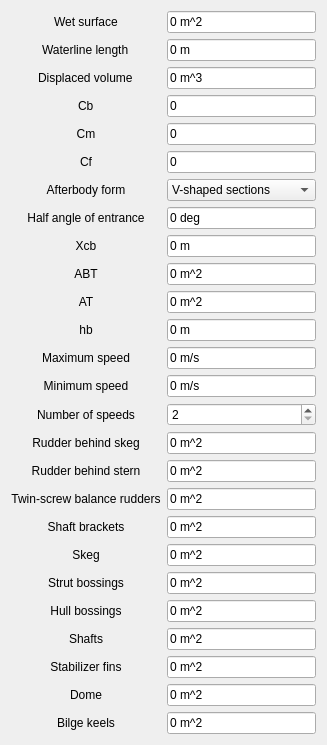
<?xml version="1.0" encoding="UTF-8"?>
<ui version="4.0">
 <class>HoltropTaskPanel</class>
 <widget class="QWidget" name="HoltropTaskPanel">
  <property name="geometry">
   <rect>
    <x>0</x>
    <y>0</y>
    <width>308</width>
    <height>690</height>
   </rect>
  </property>
  <property name="windowTitle">
   <string>Resistance by Holtrop method</string>
  </property>
  <property name="toolTip">
   <string>Compute the resistance by Holtrop method</string>
  </property>
  <layout class="QGridLayout" name="gridLayout" rowstretch="0">
   <item row="0" column="0">
    <layout class="QGridLayout" name="gridLayout_2">
     <item row="6" column="0">
      <widget class="QLabel" name="form_label">
       <property name="text">
        <string>Afterbody form</string>
       </property>
       <property name="alignment">
        <set>Qt::AlignCenter</set>
       </property>
      </widget>
     </item>
     <item row="0" column="0" alignment="Qt::AlignHCenter">
      <widget class="QLabel" name="Sw_label">
       <property name="sizePolicy">
        <sizepolicy hsizetype="Preferred" vsizetype="Expanding">
         <horstretch>0</horstretch>
         <verstretch>0</verstretch>
        </sizepolicy>
       </property>
       <property name="text">
        <string>Wet surface</string>
       </property>
      </widget>
     </item>
     <item row="24" column="1">
      <widget class="Gui::InputField" name="dome">
       <property name="text">
        <string notr="true">0 m^2</string>
       </property>
       <property name="unit" stdset="0">
        <string notr="true">m^2</string>
       </property>
       <property name="quantity" stdset="0">
        <double>1.000000000000000</double>
       </property>
      </widget>
     </item>
     <item row="21" column="0">
      <widget class="QLabel" name="hull_bossings_label">
       <property name="sizePolicy">
        <sizepolicy hsizetype="Preferred" vsizetype="Expanding">
         <horstretch>0</horstretch>
         <verstretch>0</verstretch>
        </sizepolicy>
       </property>
       <property name="text">
        <string>Hull bossings</string>
       </property>
       <property name="alignment">
        <set>Qt::AlignCenter</set>
       </property>
      </widget>
     </item>
     <item row="7" column="1">
      <widget class="Gui::InputField" name="iE">
       <property name="text">
        <string notr="true">0 deg</string>
       </property>
       <property name="unit" stdset="0">
        <string notr="true">deg</string>
       </property>
       <property name="quantity" stdset="0">
        <double>1.000000000000000</double>
       </property>
      </widget>
     </item>
     <item row="4" column="1">
      <widget class="Gui::InputField" name="Cm">
       <property name="text">
        <string notr="true">0</string>
       </property>
       <property name="maxLength">
        <number>5</number>
       </property>
       <property name="unit" stdset="0">
        <string notr="true"/>
       </property>
       <property name="quantity" stdset="0">
        <double>0.000000000000000</double>
       </property>
      </widget>
     </item>
     <item row="23" column="1">
      <widget class="Gui::InputField" name="stab_fins">
       <property name="text">
        <string notr="true">0 m^2</string>
       </property>
       <property name="unit" stdset="0">
        <string notr="true">m^2</string>
       </property>
       <property name="quantity" stdset="0">
        <double>1.000000000000000</double>
       </property>
      </widget>
     </item>
     <item row="24" column="0">
      <widget class="QLabel" name="dome_label">
       <property name="sizePolicy">
        <sizepolicy hsizetype="Preferred" vsizetype="Expanding">
         <horstretch>0</horstretch>
         <verstretch>0</verstretch>
        </sizepolicy>
       </property>
       <property name="toolTip">
        <string>&lt;html&gt;&lt;head/&gt;&lt;body&gt;&lt;p&gt;Number of speed to compute the resistance.&lt;/p&gt;&lt;p&gt;&lt;br/&gt;&lt;/p&gt;&lt;/body&gt;&lt;/html&gt;</string>
       </property>
       <property name="text">
        <string>Dome</string>
       </property>
       <property name="alignment">
        <set>Qt::AlignCenter</set>
       </property>
      </widget>
     </item>
     <item row="14" column="0" alignment="Qt::AlignHCenter">
      <widget class="QLabel" name="n_speeds_label">
       <property name="sizePolicy">
        <sizepolicy hsizetype="Preferred" vsizetype="Expanding">
         <horstretch>0</horstretch>
         <verstretch>0</verstretch>
        </sizepolicy>
       </property>
       <property name="toolTip">
        <string>&lt;html&gt;&lt;head/&gt;&lt;body&gt;&lt;p&gt;Number of speed to compute the resistance.&lt;/p&gt;&lt;p&gt;&lt;br/&gt;&lt;/p&gt;&lt;/body&gt;&lt;/html&gt;</string>
       </property>
       <property name="text">
        <string>Number of speeds</string>
       </property>
      </widget>
     </item>
     <item row="13" column="1">
      <widget class="Gui::InputField" name="min_speed">
       <property name="text">
        <string notr="true">0 m/s</string>
       </property>
       <property name="unit" stdset="0">
        <string notr="true">m/s</string>
       </property>
       <property name="quantity" stdset="0">
        <double>1.000000000000000</double>
       </property>
      </widget>
     </item>
     <item row="22" column="0">
      <widget class="QLabel" name="shafts_label">
       <property name="sizePolicy">
        <sizepolicy hsizetype="Preferred" vsizetype="Expanding">
         <horstretch>0</horstretch>
         <verstretch>0</verstretch>
        </sizepolicy>
       </property>
       <property name="text">
        <string>Shafts</string>
       </property>
       <property name="alignment">
        <set>Qt::AlignCenter</set>
       </property>
      </widget>
     </item>
     <item row="9" column="1">
      <widget class="Gui::InputField" name="ABT">
       <property name="text">
        <string notr="true">0 m^2</string>
       </property>
       <property name="maxLength">
        <number>5</number>
       </property>
       <property name="unit" stdset="0">
        <string notr="true">m^2</string>
       </property>
       <property name="quantity" stdset="0">
        <double>0.000000000000000</double>
       </property>
      </widget>
     </item>
     <item row="8" column="1">
      <widget class="Gui::InputField" name="xcb">
       <property name="text">
        <string notr="true">0 m</string>
       </property>
       <property name="unit" stdset="0">
        <string notr="true">m</string>
       </property>
       <property name="quantity" stdset="0">
        <double>0.000000000000000</double>
       </property>
      </widget>
     </item>
     <item row="3" column="0" alignment="Qt::AlignHCenter">
      <widget class="QLabel" name="Cb_label">
       <property name="sizePolicy">
        <sizepolicy hsizetype="Preferred" vsizetype="Expanding">
         <horstretch>0</horstretch>
         <verstretch>0</verstretch>
        </sizepolicy>
       </property>
       <property name="toolTip">
        <string>&lt;html&gt;&lt;head/&gt;&lt;body&gt;&lt;p&gt;Block coefficient&lt;/p&gt;&lt;/body&gt;&lt;/html&gt;</string>
       </property>
       <property name="text">
        <string>Cb</string>
       </property>
      </widget>
     </item>
     <item row="18" column="1">
      <widget class="Gui::InputField" name="sbr">
       <property name="text">
        <string notr="true">0 m^2</string>
       </property>
       <property name="maxLength">
        <number>100000</number>
       </property>
       <property name="unit" stdset="0">
        <string notr="true">m^2</string>
       </property>
       <property name="quantity" stdset="0">
        <double>0.000000000000000</double>
       </property>
      </widget>
     </item>
     <item row="15" column="1">
      <widget class="Gui::InputField" name="rbskeg">
       <property name="text">
        <string notr="true">0 m^2</string>
       </property>
       <property name="unit" stdset="0">
        <string notr="true">m^2</string>
       </property>
       <property name="quantity" stdset="0">
        <double>1.000000000000000</double>
       </property>
      </widget>
     </item>
     <item row="18" column="0">
      <widget class="QLabel" name="sbr_label">
       <property name="sizePolicy">
        <sizepolicy hsizetype="Preferred" vsizetype="Expanding">
         <horstretch>0</horstretch>
         <verstretch>0</verstretch>
        </sizepolicy>
       </property>
       <property name="text">
        <string>Shaft brackets</string>
       </property>
       <property name="alignment">
        <set>Qt::AlignCenter</set>
       </property>
      </widget>
     </item>
     <item row="10" column="0">
      <widget class="QLabel" name="AT_label">
       <property name="sizePolicy">
        <sizepolicy hsizetype="Preferred" vsizetype="Expanding">
         <horstretch>0</horstretch>
         <verstretch>0</verstretch>
        </sizepolicy>
       </property>
       <property name="toolTip">
        <string>&lt;html&gt;&lt;head/&gt;&lt;body&gt;&lt;p&gt;Inmersed part of the tranverse area of the transom at zero speed.&lt;/p&gt;&lt;/body&gt;&lt;/html&gt;</string>
       </property>
       <property name="text">
        <string>AT</string>
       </property>
       <property name="alignment">
        <set>Qt::AlignCenter</set>
       </property>
      </widget>
     </item>
     <item row="12" column="0">
      <widget class="QLabel" name="max_speed_label">
       <property name="sizePolicy">
        <sizepolicy hsizetype="Preferred" vsizetype="Expanding">
         <horstretch>0</horstretch>
         <verstretch>0</verstretch>
        </sizepolicy>
       </property>
       <property name="toolTip">
        <string>&lt;html&gt;&lt;head/&gt;&lt;body&gt;&lt;p&gt;Maximum speed to compute the resistance.&lt;br/&gt;&lt;/p&gt;&lt;/body&gt;&lt;/html&gt;</string>
       </property>
       <property name="text">
        <string>Maximum speed</string>
       </property>
       <property name="alignment">
        <set>Qt::AlignCenter</set>
       </property>
      </widget>
     </item>
     <item row="16" column="0">
      <widget class="QLabel" name="rbstern_label">
       <property name="sizePolicy">
        <sizepolicy hsizetype="Preferred" vsizetype="Expanding">
         <horstretch>0</horstretch>
         <verstretch>0</verstretch>
        </sizepolicy>
       </property>
       <property name="text">
        <string>Rudder behind stern</string>
       </property>
       <property name="alignment">
        <set>Qt::AlignCenter</set>
       </property>
      </widget>
     </item>
     <item row="0" column="1">
      <widget class="Gui::InputField" name="Sw">
       <property name="text">
        <string notr="true">0 m^2</string>
       </property>
       <property name="unit" stdset="0">
        <string notr="true">m^2</string>
       </property>
       <property name="quantity" stdset="0">
        <double>1.000000000000000</double>
       </property>
      </widget>
     </item>
     <item row="23" column="0">
      <widget class="QLabel" name="stab_fins_label">
       <property name="sizePolicy">
        <sizepolicy hsizetype="Preferred" vsizetype="Expanding">
         <horstretch>0</horstretch>
         <verstretch>0</verstretch>
        </sizepolicy>
       </property>
       <property name="toolTip">
        <string>&lt;html&gt;&lt;head/&gt;&lt;body&gt;&lt;p&gt;Check the box if the ship has a rudder.&lt;/p&gt;&lt;p&gt;&lt;br/&gt;&lt;/p&gt;&lt;/body&gt;&lt;/html&gt;</string>
       </property>
       <property name="text">
        <string>Stabilizer fins</string>
       </property>
       <property name="alignment">
        <set>Qt::AlignCenter</set>
       </property>
      </widget>
     </item>
     <item row="14" column="1">
      <widget class="QSpinBox" name="n_speeds">
       <property name="minimum">
        <number>2</number>
       </property>
       <property name="maximum">
        <number>9999</number>
       </property>
       <property name="value">
        <number>2</number>
       </property>
      </widget>
     </item>
     <item row="22" column="1">
      <widget class="Gui::InputField" name="shafts">
       <property name="text">
        <string notr="true">0 m^2</string>
       </property>
       <property name="unit" stdset="0">
        <string notr="true">m^2</string>
       </property>
       <property name="quantity" stdset="0">
        <double>0.000000000000000</double>
       </property>
      </widget>
     </item>
     <item row="8" column="0">
      <widget class="QLabel" name="xcb_label">
       <property name="toolTip">
        <string>&lt;html&gt;&lt;head/&gt;&lt;body&gt;&lt;p&gt;Longitudinal position of the center of buoyancy mesaured from aft point.&lt;/p&gt;&lt;p&gt;&lt;br/&gt;&lt;/p&gt;&lt;p&gt;&lt;br/&gt;&lt;/p&gt;&lt;/body&gt;&lt;/html&gt;</string>
       </property>
       <property name="text">
        <string>Xcb</string>
       </property>
       <property name="alignment">
        <set>Qt::AlignCenter</set>
       </property>
      </widget>
     </item>
     <item row="25" column="0">
      <widget class="QLabel" name="bkl_label">
       <property name="sizePolicy">
        <sizepolicy hsizetype="Preferred" vsizetype="Expanding">
         <horstretch>0</horstretch>
         <verstretch>0</verstretch>
        </sizepolicy>
       </property>
       <property name="text">
        <string>Bilge keels</string>
       </property>
       <property name="alignment">
        <set>Qt::AlignCenter</set>
       </property>
      </widget>
     </item>
     <item row="7" column="0">
      <widget class="QLabel" name="iE_label">
       <property name="text">
        <string>Half angle of entrance</string>
       </property>
       <property name="alignment">
        <set>Qt::AlignCenter</set>
       </property>
      </widget>
     </item>
     <item row="17" column="1">
      <widget class="Gui::InputField" name="twsbr">
       <property name="text">
        <string notr="true">0 m^2</string>
       </property>
       <property name="maxLength">
        <number>100000</number>
       </property>
       <property name="unit" stdset="0">
        <string notr="true">m^2</string>
       </property>
       <property name="quantity" stdset="0">
        <double>0.000000000000000</double>
       </property>
      </widget>
     </item>
     <item row="13" column="0">
      <widget class="QLabel" name="min_speed_label">
       <property name="sizePolicy">
        <sizepolicy hsizetype="Preferred" vsizetype="Expanding">
         <horstretch>0</horstretch>
         <verstretch>0</verstretch>
        </sizepolicy>
       </property>
       <property name="toolTip">
        <string>&lt;html&gt;&lt;head/&gt;&lt;body&gt;&lt;p&gt;Minimum speed to compute the resistance.&lt;/p&gt;&lt;/body&gt;&lt;/html&gt;</string>
       </property>
       <property name="text">
        <string>Minimum speed</string>
       </property>
       <property name="alignment">
        <set>Qt::AlignCenter</set>
       </property>
      </widget>
     </item>
     <item row="12" column="1">
      <widget class="Gui::InputField" name="max_speed">
       <property name="text">
        <string notr="true">0 m/s</string>
       </property>
       <property name="unit" stdset="0">
        <string notr="true">m/s</string>
       </property>
       <property name="quantity" stdset="0">
        <double>1.000000000000000</double>
       </property>
      </widget>
     </item>
     <item row="1" column="0" alignment="Qt::AlignHCenter">
      <widget class="QLabel" name="Lw_label">
       <property name="sizePolicy">
        <sizepolicy hsizetype="Preferred" vsizetype="Expanding">
         <horstretch>0</horstretch>
         <verstretch>0</verstretch>
        </sizepolicy>
       </property>
       <property name="text">
        <string>Waterline length</string>
       </property>
      </widget>
     </item>
     <item row="15" column="0">
      <widget class="QLabel" name="rbskeg_label">
       <property name="sizePolicy">
        <sizepolicy hsizetype="Preferred" vsizetype="Expanding">
         <horstretch>0</horstretch>
         <verstretch>0</verstretch>
        </sizepolicy>
       </property>
       <property name="text">
        <string>Rudder behind skeg</string>
       </property>
       <property name="alignment">
        <set>Qt::AlignCenter</set>
       </property>
      </widget>
     </item>
     <item row="17" column="0">
      <widget class="QLabel" name="twsbr_label">
       <property name="sizePolicy">
        <sizepolicy hsizetype="Preferred" vsizetype="Expanding">
         <horstretch>0</horstretch>
         <verstretch>0</verstretch>
        </sizepolicy>
       </property>
       <property name="text">
        <string>Twin-screw balance rudders</string>
       </property>
       <property name="alignment">
        <set>Qt::AlignCenter</set>
       </property>
      </widget>
     </item>
     <item row="21" column="1">
      <widget class="Gui::InputField" name="hull_bossings">
       <property name="text">
        <string notr="true">0 m^2</string>
       </property>
       <property name="unit" stdset="0">
        <string notr="true">m^2</string>
       </property>
       <property name="quantity" stdset="0">
        <double>0.000000000000000</double>
       </property>
      </widget>
     </item>
     <item row="5" column="1">
      <widget class="Gui::InputField" name="Cf">
       <property name="text">
        <string notr="true">0</string>
       </property>
       <property name="maxLength">
        <number>5</number>
       </property>
       <property name="unit" stdset="0">
        <string notr="true"/>
       </property>
       <property name="quantity" stdset="0">
        <double>0.000000000000000</double>
       </property>
      </widget>
     </item>
     <item row="20" column="0">
      <widget class="QLabel" name="strut_bossing_label">
       <property name="sizePolicy">
        <sizepolicy hsizetype="Preferred" vsizetype="Expanding">
         <horstretch>0</horstretch>
         <verstretch>0</verstretch>
        </sizepolicy>
       </property>
       <property name="toolTip">
        <string>&lt;html&gt;&lt;head/&gt;&lt;body&gt;&lt;p&gt;Minimum speed to compute the resistance.&lt;/p&gt;&lt;/body&gt;&lt;/html&gt;</string>
       </property>
       <property name="text">
        <string>Strut bossings</string>
       </property>
       <property name="alignment">
        <set>Qt::AlignCenter</set>
       </property>
      </widget>
     </item>
     <item row="3" column="1">
      <widget class="Gui::InputField" name="Cb">
       <property name="text">
        <string notr="true">0</string>
       </property>
       <property name="maxLength">
        <number>5</number>
       </property>
       <property name="unit" stdset="0">
        <string notr="true"/>
       </property>
       <property name="quantity" stdset="0">
        <double>0.000000000000000</double>
       </property>
      </widget>
     </item>
     <item row="5" column="0">
      <widget class="QLabel" name="Cf_label">
       <property name="sizePolicy">
        <sizepolicy hsizetype="Preferred" vsizetype="Expanding">
         <horstretch>0</horstretch>
         <verstretch>0</verstretch>
        </sizepolicy>
       </property>
       <property name="toolTip">
        <string>&lt;html&gt;&lt;head/&gt;&lt;body&gt;&lt;p&gt;Waterplane area coefficient&lt;/p&gt;&lt;/body&gt;&lt;/html&gt;</string>
       </property>
       <property name="text">
        <string>Cf</string>
       </property>
       <property name="alignment">
        <set>Qt::AlignCenter</set>
       </property>
      </widget>
     </item>
     <item row="10" column="1">
      <widget class="Gui::InputField" name="AT">
       <property name="text">
        <string notr="true">0 m^2</string>
       </property>
       <property name="unit" stdset="0">
        <string notr="true">m^2</string>
       </property>
       <property name="quantity" stdset="0">
        <double>0.000000000000000</double>
       </property>
      </widget>
     </item>
     <item row="19" column="1">
      <widget class="Gui::InputField" name="skeg">
       <property name="text">
        <string notr="true">0 m^2</string>
       </property>
       <property name="unit" stdset="0">
        <string notr="true">m^2</string>
       </property>
       <property name="quantity" stdset="0">
        <double>1.000000000000000</double>
       </property>
      </widget>
     </item>
     <item row="6" column="1">
      <widget class="QComboBox" name="form">
       <item>
        <property name="text">
         <string>V-shaped sections</string>
        </property>
       </item>
       <item>
        <property name="text">
         <string>Normal section shape</string>
        </property>
       </item>
       <item>
        <property name="text">
         <string>U_shaped sections</string>
        </property>
       </item>
      </widget>
     </item>
     <item row="25" column="1">
      <widget class="Gui::InputField" name="bkl">
       <property name="text">
        <string notr="true">0 m^2</string>
       </property>
       <property name="unit" stdset="0">
        <string notr="true">m^2</string>
       </property>
       <property name="quantity" stdset="0">
        <double>0.000000000000000</double>
       </property>
      </widget>
     </item>
     <item row="4" column="0">
      <widget class="QLabel" name="Cm_label">
       <property name="sizePolicy">
        <sizepolicy hsizetype="Preferred" vsizetype="Expanding">
         <horstretch>0</horstretch>
         <verstretch>0</verstretch>
        </sizepolicy>
       </property>
       <property name="toolTip">
        <string>&lt;html&gt;&lt;head/&gt;&lt;body&gt;&lt;p&gt;Main frame coefficient&lt;/p&gt;&lt;/body&gt;&lt;/html&gt;</string>
       </property>
       <property name="text">
        <string>Cm</string>
       </property>
       <property name="alignment">
        <set>Qt::AlignCenter</set>
       </property>
      </widget>
     </item>
     <item row="2" column="1">
      <widget class="Gui::InputField" name="volume">
       <property name="text">
        <string notr="true">0 m^3</string>
       </property>
       <property name="unit" stdset="0">
        <string notr="true">m^3</string>
       </property>
       <property name="quantity" stdset="0">
        <double>1.000000000000000</double>
       </property>
      </widget>
     </item>
     <item row="16" column="1">
      <widget class="Gui::InputField" name="rbstern">
       <property name="text">
        <string notr="true">0 m^2</string>
       </property>
       <property name="unit" stdset="0">
        <string notr="true">m^2</string>
       </property>
       <property name="quantity" stdset="0">
        <double>0.000000000000000</double>
       </property>
      </widget>
     </item>
     <item row="20" column="1">
      <widget class="Gui::InputField" name="strut_bossing">
       <property name="text">
        <string notr="true">0 m^2</string>
       </property>
       <property name="unit" stdset="0">
        <string notr="true">m^2</string>
       </property>
       <property name="quantity" stdset="0">
        <double>0.000000000000000</double>
       </property>
      </widget>
     </item>
     <item row="9" column="0">
      <widget class="QLabel" name="ABT_label">
       <property name="sizePolicy">
        <sizepolicy hsizetype="Preferred" vsizetype="Expanding">
         <horstretch>0</horstretch>
         <verstretch>0</verstretch>
        </sizepolicy>
       </property>
       <property name="toolTip">
        <string>&lt;html&gt;&lt;head/&gt;&lt;body&gt;&lt;p&gt;Tranverse bulb area at the position where the still-water surface intersects the stem.&lt;/p&gt;&lt;/body&gt;&lt;/html&gt;</string>
       </property>
       <property name="text">
        <string>ABT</string>
       </property>
       <property name="alignment">
        <set>Qt::AlignCenter</set>
       </property>
      </widget>
     </item>
     <item row="2" column="0" alignment="Qt::AlignHCenter">
      <widget class="QLabel" name="volume_label">
       <property name="sizePolicy">
        <sizepolicy hsizetype="Preferred" vsizetype="Expanding">
         <horstretch>0</horstretch>
         <verstretch>0</verstretch>
        </sizepolicy>
       </property>
       <property name="text">
        <string>Displaced volume</string>
       </property>
      </widget>
     </item>
     <item row="1" column="1">
      <widget class="Gui::InputField" name="Lw">
       <property name="text">
        <string notr="true">0 m</string>
       </property>
       <property name="maxLength">
        <number>100000</number>
       </property>
       <property name="unit" stdset="0">
        <string notr="true">m</string>
       </property>
       <property name="quantity" stdset="0">
        <double>0.000000000000000</double>
       </property>
      </widget>
     </item>
     <item row="19" column="0">
      <widget class="QLabel" name="skeg_label">
       <property name="sizePolicy">
        <sizepolicy hsizetype="Preferred" vsizetype="Expanding">
         <horstretch>0</horstretch>
         <verstretch>0</verstretch>
        </sizepolicy>
       </property>
       <property name="text">
        <string>Skeg</string>
       </property>
       <property name="alignment">
        <set>Qt::AlignCenter</set>
       </property>
      </widget>
     </item>
     <item row="11" column="0">
      <widget class="QLabel" name="hb_label">
       <property name="sizePolicy">
        <sizepolicy hsizetype="Preferred" vsizetype="Expanding">
         <horstretch>0</horstretch>
         <verstretch>0</verstretch>
        </sizepolicy>
       </property>
       <property name="toolTip">
        <string>&lt;html&gt;&lt;head/&gt;&lt;body&gt;&lt;p&gt;Position of the center of the tranverse area ABT above the keel line.&lt;/p&gt;&lt;/body&gt;&lt;/html&gt;</string>
       </property>
       <property name="text">
        <string>hb</string>
       </property>
       <property name="alignment">
        <set>Qt::AlignCenter</set>
       </property>
      </widget>
     </item>
     <item row="11" column="1">
      <widget class="Gui::InputField" name="hb">
       <property name="text">
        <string notr="true">0 m</string>
       </property>
       <property name="unit" stdset="0">
        <string notr="true">m</string>
       </property>
       <property name="quantity" stdset="0">
        <double>0.000000000000000</double>
       </property>
      </widget>
     </item>
    </layout>
   </item>
  </layout>
 </widget>
 <customwidgets>
  <customwidget>
   <class>Gui::InputField</class>
   <extends>QLineEdit</extends>
   <header location="global">Gui/Inputfield.h</header>
  </customwidget>
 </customwidgets>
 <resources/>
 <connections/>
</ui>
